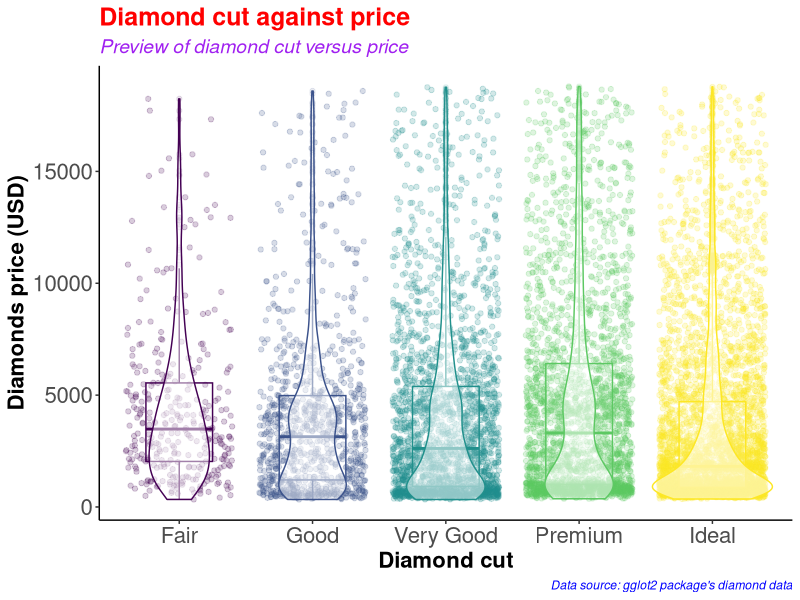
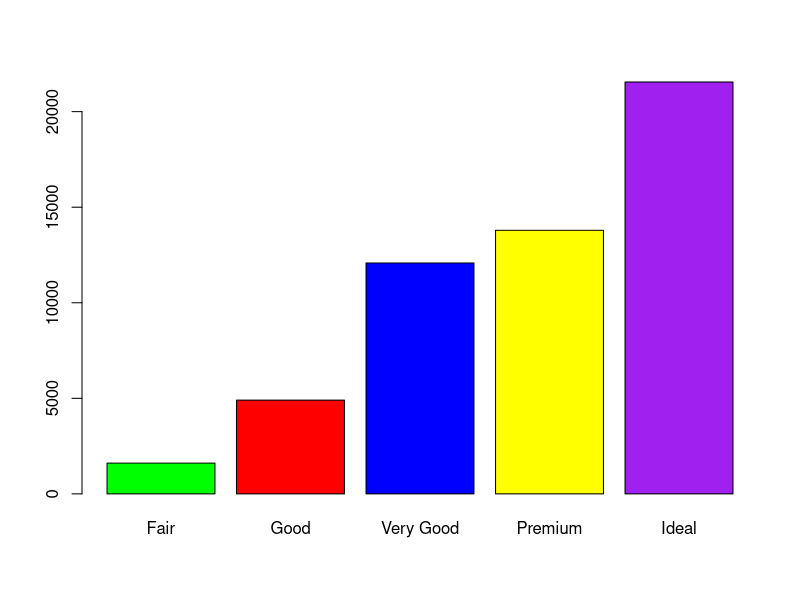
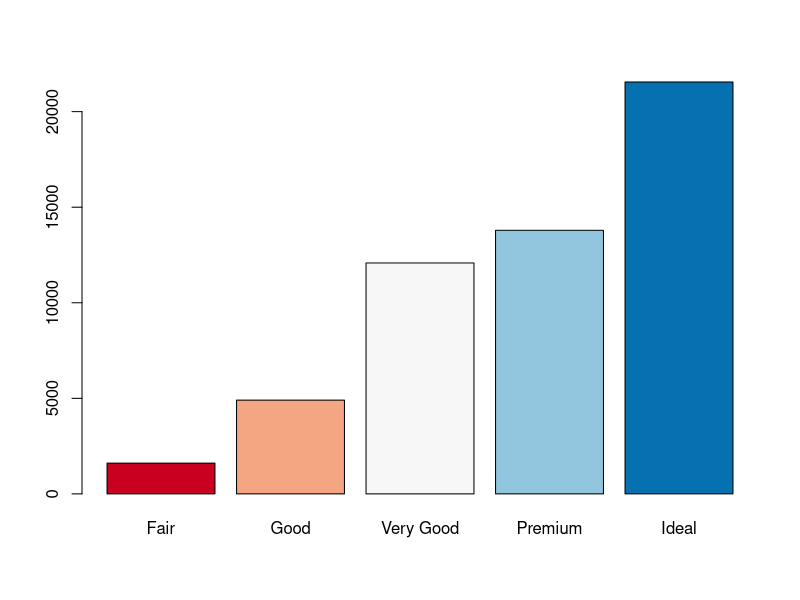
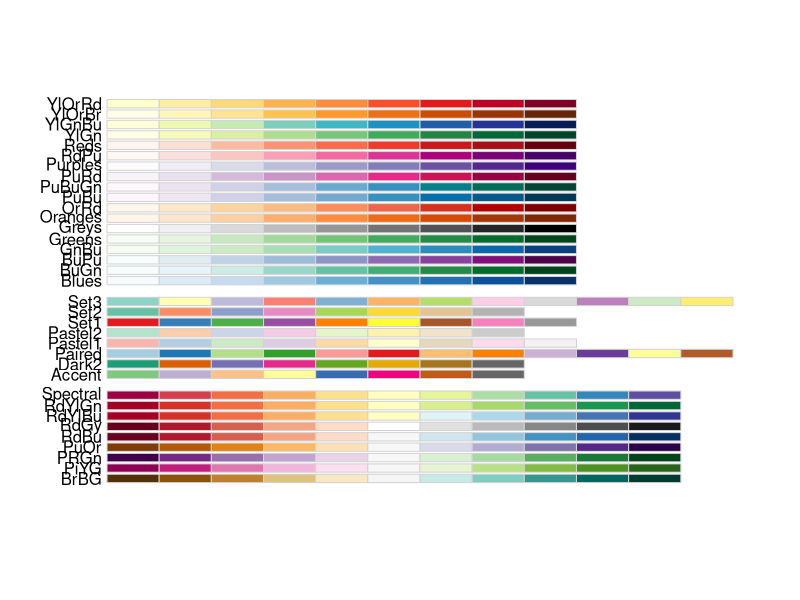
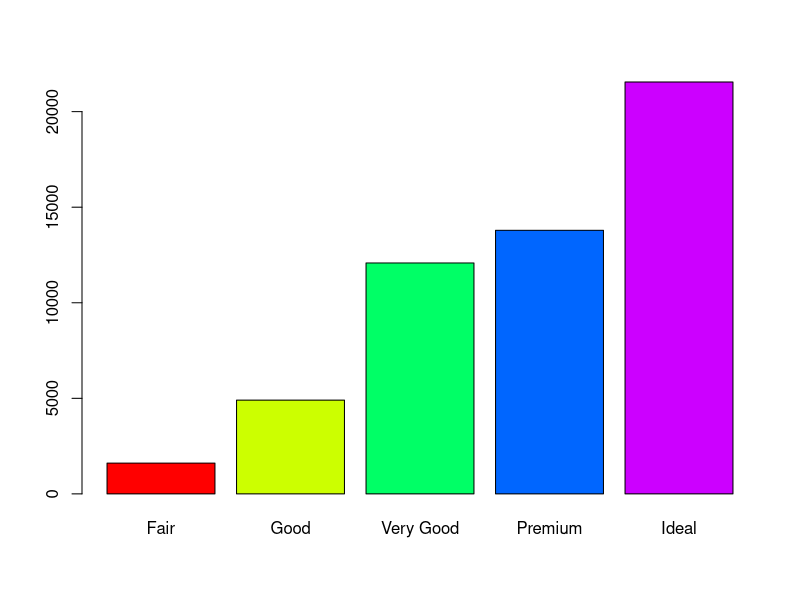
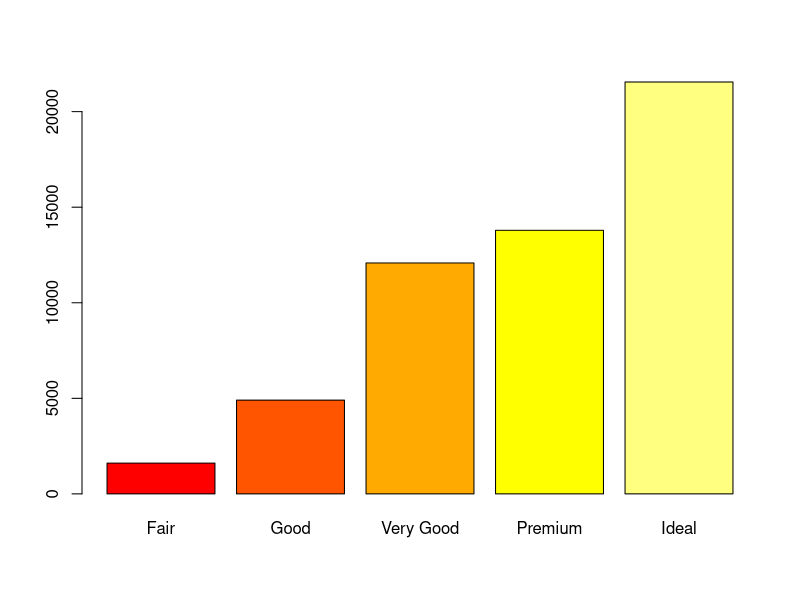
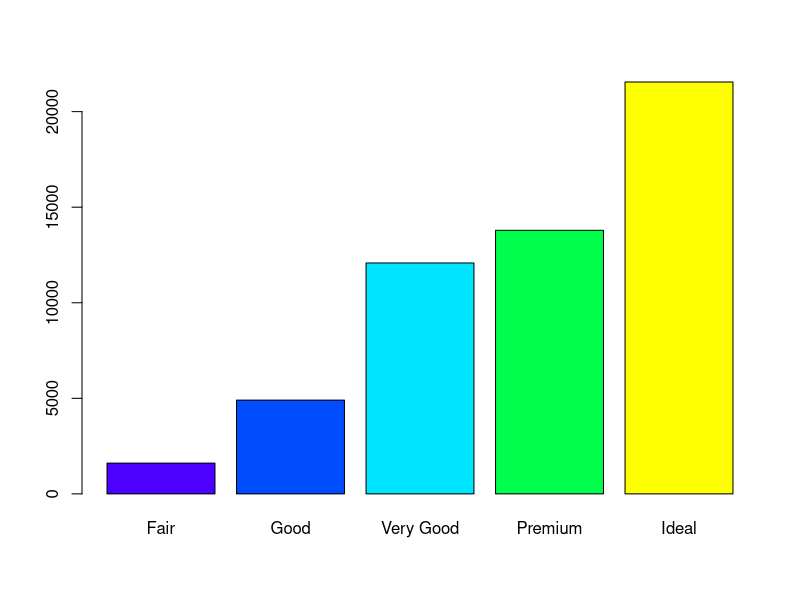
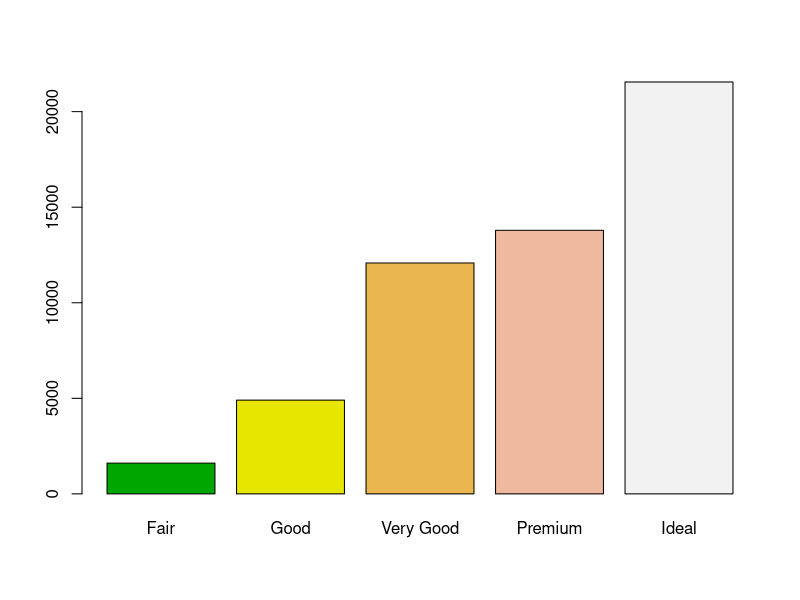

Recreate these plots in R, in order.
#########################################
# Name: Wyclife Agumba Oluoch           #   
# E-mail: wyclifeoluoch@gmail.com       #
# GitHub: https://github.com/Wycology   #
# Task: Boxplot and violin plots in one #
# Date: 4th Jan 2021                    #
# Last edited: 10th Aug 2021            #
#########################################

# Loading the necessary libraries for the project

base::library(tidyverse) # This is for data wrangling and plotting.
base::library(RColorBrewer) # This is for generating color pallets for the plots.

diamonds_df <- diamonds # Saving the diamonds data-set to a new object in R.

utils::head(diamonds) # Checking the variables in the data-set for subsequent analyses
base::nrow(diamonds) # Checking for the number of rows in the data. 53940 observations
base::ncol(diamonds) # Checking the number of variables in the data-set. 10 variables

diamonds_df %>% # Picking the diamonds data, and then
  dplyr::slice_sample(n = 0.2*(nrow(diamonds))) %>% # Picking a portion of the data-set
  ggplot2::ggplot(ggplot2::aes(x = cut, y = price, color = cut)) + # Adding the mapping variables
  ggplot2::geom_point(position = "jitter", alpha = 0.2) + # Adding jitter and alpha
  ggplot2::geom_boxplot(alpha = 0.1, width = 0.5) + # Modifying dimensions of the boxplot 
  ggplot2::geom_violin(alpha = 0.5) + # Adding violin plot on top of the box and jitter
  ggplot2::theme_classic() + # Adding my preferred theme for publication.
  ggplot2::theme(legend.position = "none") + # Removing the legend; it is on the x-axis
  ggplot2::labs(x = "Diamond cut", # Labels the x-axis.
       y = "Diamonds price (USD)", # Labeling the y-axis
       title = "Diamond cut against price", # Setting tibble of the plot
       subtitle = "Preview of diamond cut versus price", # Descriptive title beneath TITLE
       caption = "Data source: gglot2 package's diamond data") +
  ggplot2::theme(axis.text = ggplot2::element_text(size=16), # Size of labels on tick-marks
        axis.title = ggplot2::element_text(size=16,face="bold")) + # Size of axis labels
  ggplot2::theme(plot.title = ggplot2::element_text(color = 'red', size = 18, face = 'bold'),
        plot.subtitle = ggplot2::element_text(color = 'purple', size = 14, face = 'italic'),
        plot.caption = ggplot2::element_text(color = 'blue', face = 'italic'))

diamonds %>% # Picking the diamonds data, and then
  dplyr::filter(cut == 'Very Good') %>% # Picking the very good cut 
  base::nrow() # counting the number of rows with very good cut

diamonds %>% 
  dplyr::select(cut) %>% 
  base::table() %>% 
  graphics::barplot(col = c('green', 'red', 'blue', 'yellow', 'purple'))

# Instead of specifying the colors, we can simply use the color brewer panel 

diamonds %>% 
  dplyr::select(cut) %>% 
  base::table() %>% 
  graphics::barplot(col = RColorBrewer::brewer.pal(n = 5, name = "RdBu"))
# To display more brewer colors options to use, run the following function:

RColorBrewer::display.brewer.all()

# Can also use rainbow colors

diamonds %>% 
  dplyr::select(cut) %>% 
  base::table() %>% 
  graphics::barplot(col = grDevices::rainbow(5))

# Can also use heat.colors
diamonds %>% 
  dplyr::select(cut) %>% 
  base::table() %>% 
  graphics::barplot(col = grDevices::heat.colors(5))

# Can also use topographic colors

diamonds %>% 
  select(cut) %>% 
  table() %>% 
  barplot(col = topo.colors(5))

# Can also use terrain colors for the plot
diamonds %>% 
  select(cut) %>% 
  table() %>% 
  barplot(col = terrain.colors(5))

# Can also use cm.colors
diamonds %>% 
  select(cut) %>% 
  table() %>% 
  barplot(col = cm.colors(5)) 

# That is awesome. Good for the day.
